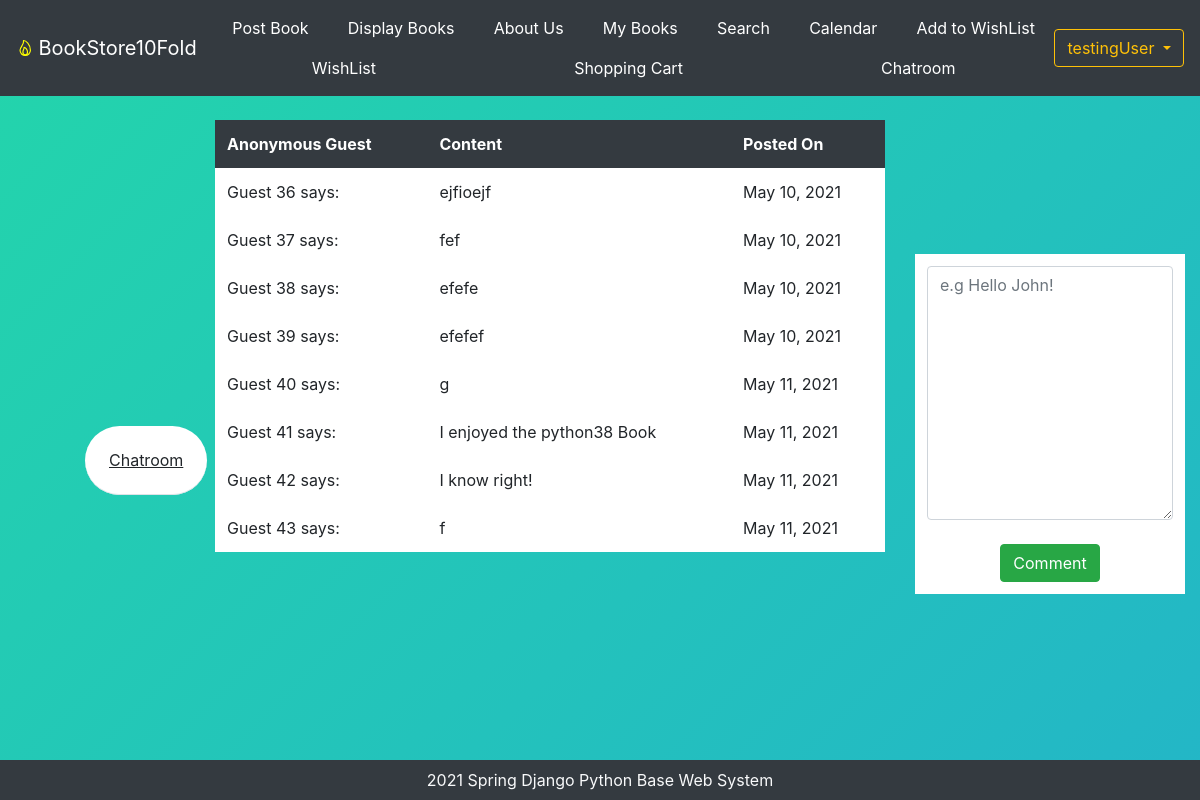
The page /chatroom (signed in) on the database its author committed.
### bookMng/models.py (models this page shows, shortened)
class MainMenu(models.Model):
    item = models.CharField(max_length=200, unique=True)
    link = models.CharField(max_length=200, unique=True)

class ForumPost(models.Model):
    test = models.AutoField(primary_key=True)
    username = models.CharField(max_length=255, default="Guest")
    body = models.TextField(max_length=500)
    publishdate = models.DateField(default=datetime.datetime.now(), blank=True)

### bookMng/views.py (the view)
# urls.py: path('chatroom', views.chat, name='chatroom'),
@login_required(login_url=reverse_lazy('login'))
def chat(request):
    if request.method == 'POST':
        form = PostForm(request.POST)
        form.save()
        return HttpResponseRedirect("/chatroom")
    else:
        form = PostForm()
    return render(request, 'bookMng/chatroom.html',
                  {
                      'form': form,
                      'item_list': MainMenu.objects.all(),
                      'chat_list': ForumPost.objects.all(),
                  })

### bookMng/forms.py
class PostForm(ModelForm):
    body = forms.CharField(widget=forms.Textarea(attrs={"class": "form-control", "placeholder":"e.g Hello John!"}))
    class Meta:
        model = ForumPost
        fields = [
            'body',
        ]

### bookEx/templates/bookMng/chatroom.html (shortened to what this page needs)
{% extends "base.html" %}
{% load static %}
{% block content %}
<div class="container-fluid">
    <div class="row">
        <div class="col-2">
            <div id="table1">
                <span class="rounded-pill p-4 bg-white align-middle border-bottom"><u> Chatroom </u></span>
            </div>
        </div>
        <div class="col-7">
            <div class="table-wrapper-scroll-y my-custom-scrollbar table-repsonsive mt-4">
                <table class="table table-hover table-borderless bg-white">
                    <thead class="thead-black">
                        <th class="bg-dark text-white ">Anonymous Guest</th>
                        <th class="bg-dark text-white ">Content</th>
                        <th class="bg-dark text-white ">Posted On</th>
                    </thead>
                    <tbody>
                        {% for chat in chat_list %}
                        <tr>
                            <td>
                                {{ chat.username }} {{chat.test}} says:
                            </td>
                            <td>
                                {{ chat.body }}
                            </td>
                            <td>
                                {{ chat.publishdate }}
                            </td>
                        </tr>
                        {% endfor %}
                    </tbody>
                </table>
            </div>
        </div>
        <div class="col-3 mt-2" style="padding-top: 150px;">
            <form action="" enctype="multipart/form-data" method="post" novalidate>
                <table class="table table-borderless bg-white">
                    <tr>
                        <td>
                            {{ form.body }}
                        </td>
                    </tr>
                    <tr>
                        <td class="text-center"colspan="2">
                            <button class="btn btn-success" type="submit"> Comment </button>
                        </td>
                    </tr>
                </table>
            </form>
        </div>
    </div>
</div>
{% endblock content %}

### bookEx/templates/base.html (shortened to what this page needs)
{% load static %}
<!DOCTYPE html>
<html lang="en">
<head>
    <link rel="stylesheet" href="https://cdn.jsdelivr.net/npm/bootstrap@4.5.3/dist/css/bootstrap.min.css"
>
    <link href="{% static 'main.css' %}" rel="stylesheet" type="text/css">
    <link href="{% static 'calendar.css' %}" rel="stylesheet" type="text/css">
    <link href="{% static 'display.css' %}" rel="stylesheet" type="text/css">
</head>
<body class="d-flex flex-column">
    <header>
        <nav class=" navbar navbar-expand-lg navbar-dark bg-dark">
            <ion-icon name="flame-outline"></ion-icon>
            <a href="/" class="navbar-brand ml-1">BookStore10Fold</a>
            <div class="collapse navbar-collapse" id="navbarNavDropdown">
                <ul class="nav nav-pills nav-fill mr-auto">
                    {% for item in item_list %}
                    <li class="nav-item">
                        <a class="nav-link btn-outline-info text-white" href="{{ item.link }}"> {{item.item}}</a>
                    </li>
                    {% endfor %}
                </ul>
                <ul class="navbar-nav ">
                    {% if user.is_authenticated %}
                    <div class="btn-group">
                        <button type="button" class="btn btn-outline-warning dropdown-toggle"
                            data-toggle="dropdown" aria-haspopup="true" aria-expanded="false">
                            {{ user.username }}
                        </button>
                    </div>
                    {% endif %}
                </ul>
            </div>
        </nav>
    </header>
    <main>
        {% block content %}
        {% endblock content %}
    </main>
    <footer class="container-fluid bg-dark text-center fixed-bottom text-light py-2">
           2021 Spring Django Python Base Web System
    </footer>
</body>
</html>

### bookEx/static/main.css (style rules this page uses)
ion-icon { font-size: x-large; color: yellow; }
body { background: linear-gradient(-45deg, #ee7752, #e73c7e, #23a6d5, #23d5ab); background-size: 500% 500%; animation: gradient 15s ease infinite; }

### bookEx/static/calendar.css (style rules this page uses)
.btn { outline: none; box-shadow: 0 0 0 0; }

### bookEx/static/display.css (style rules this page uses)
#table1 { padding-top: 350px; padding-left: 70px; }
.my-custom-scrollbar { position: relative; height: 90%; overflow: auto; }
.table-wrapper-scroll-y { display: block; }

### rows shown on the page
MainMenu: item "Post Book"
MainMenu: item "Display Books"
MainMenu: item "About Us"
MainMenu: item "My Books"
MainMenu: item "Search"
MainMenu: item "Calendar"
MainMenu: item "Add to WishList"
MainMenu: item "WishList"
MainMenu: item "Shopping Cart"
MainMenu: item "Chatroom"
ForumPost: username "Guest", test "36", body "ejfioejf", publishdate "May 10, 2021"
ForumPost: username "Guest", test "37", body "fef", publishdate "May 10, 2021"
ForumPost: username "Guest", test "38", body "efefe", publishdate "May 10, 2021"
ForumPost: username "Guest", test "39", body "efefef", publishdate "May 10, 2021"
ForumPost: username "Guest", test "40", body "g", publishdate "May 11, 2021"
ForumPost: username "Guest", test "41", body "I enjoyed the python38 Book", publishdate "May 11, 2021"
ForumPost: username "Guest", test "42", body "I know right!", publishdate "May 11, 2021"
ForumPost: username "Guest", test "43", body "f", publishdate "May 11, 2021"

### other values the page prints
{{ user.username }} "testingUser"
